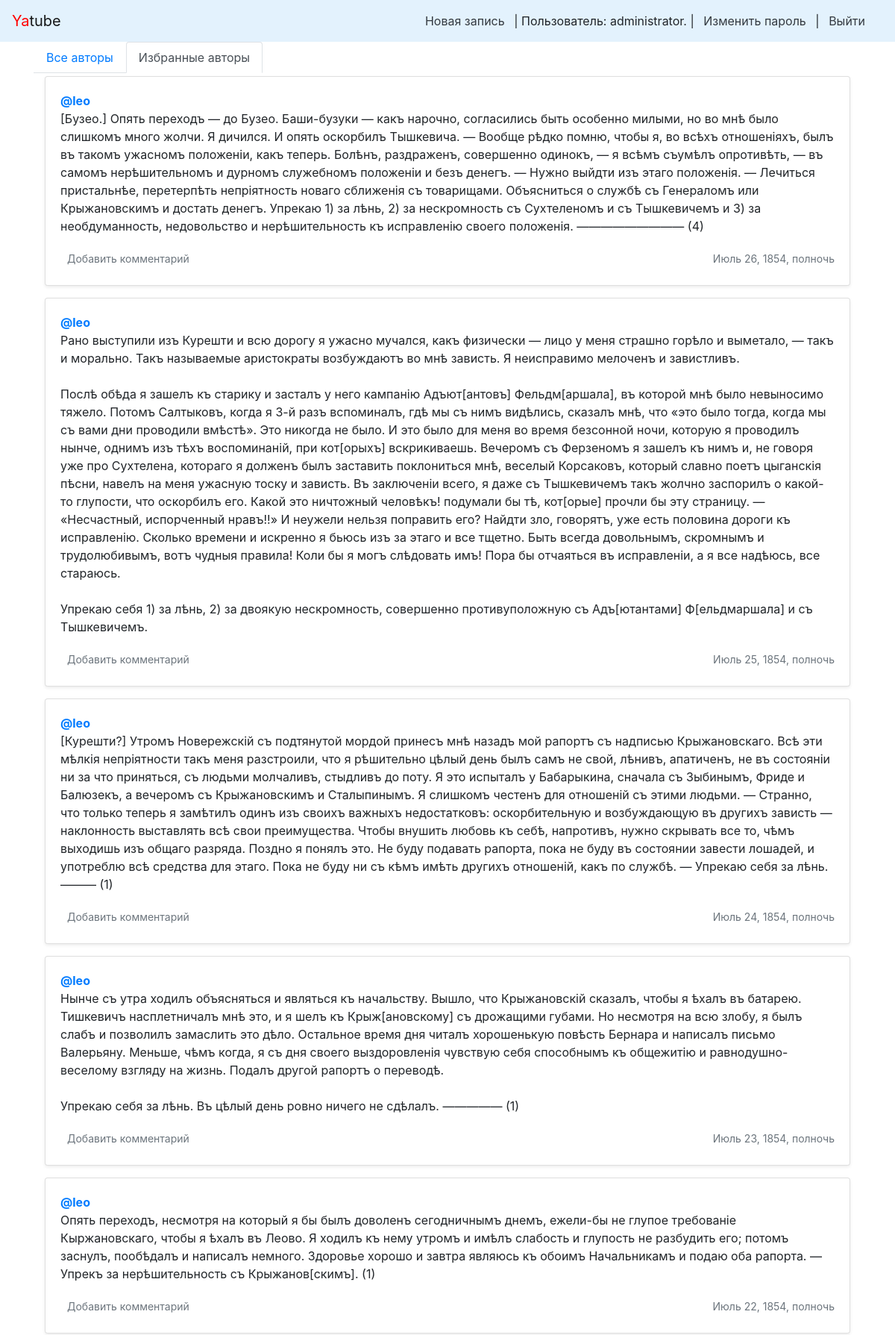
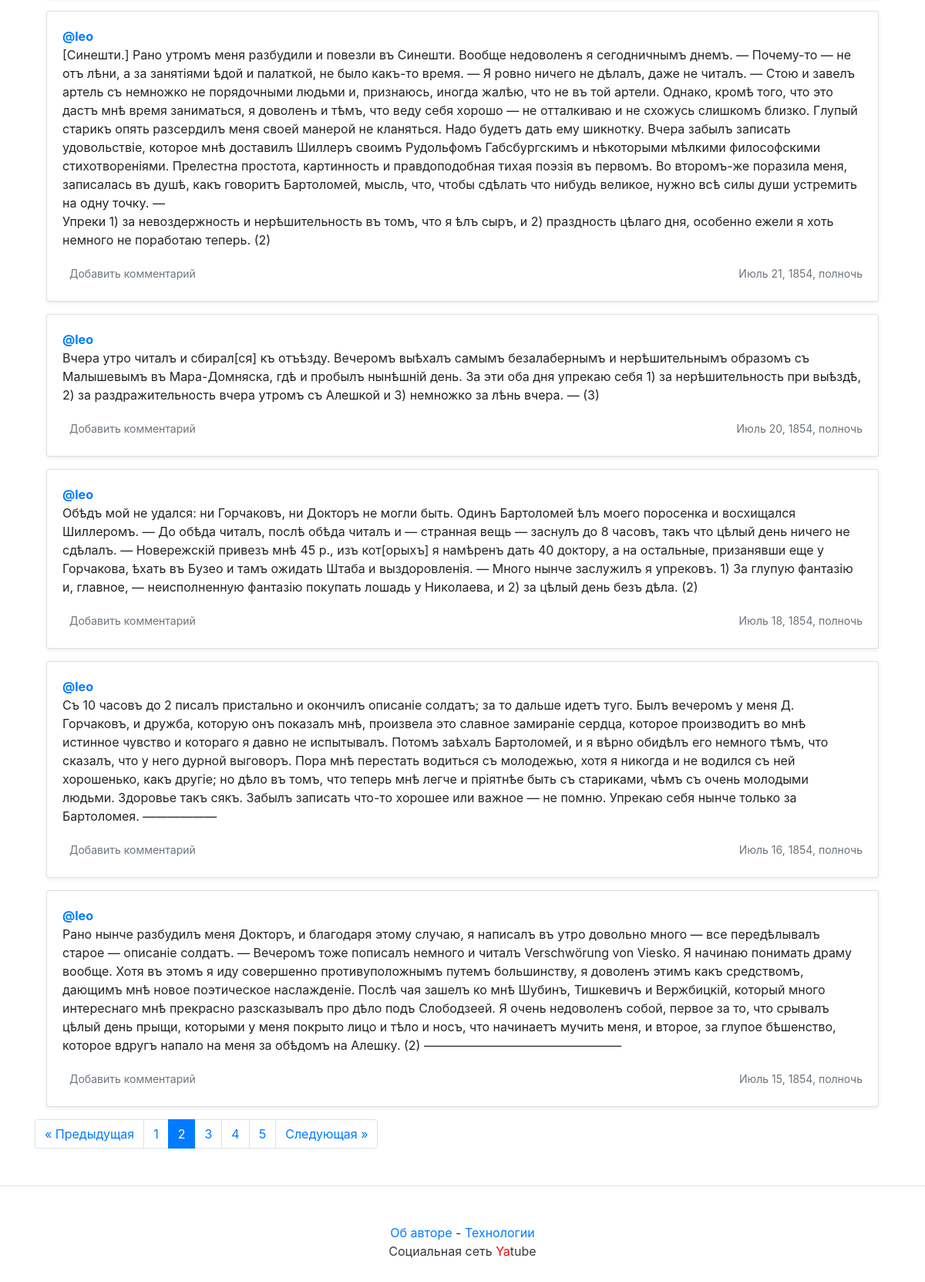
The page /follow/?page=2 (signed in) on the database its author committed (2 pictures, top to bottom).
### posts/models.py (models this page shows, shortened)
class Post(models.Model):
    text = models.TextField(verbose_name='Текст записи')
    pub_date = models.DateTimeField('Дата публикации', auto_now_add=True, db_index=True)
    author = models.ForeignKey(User, on_delete=models.CASCADE, related_name="posts")  # author_posts
    group = models.ForeignKey(Group, on_delete=models.CASCADE, related_name="posts",  # group_posts
                              blank=True, null=True, verbose_name='Группа')
    image = models.ImageField(upload_to='posts/', blank=True, null=True)

### posts/views.py (the view)
# urls.py: path("follow/", views.follow_index, name="follow_index"),
@login_required
def follow_index(request):
    profile = get_object_or_404(User, username=request.user)
    author_list_queryset = Follow.objects.filter(user=profile)
    author_list = [author_list_queryset[i].author.id for i in range(len(author_list_queryset))]
    following = User.objects.filter(username__in=author_list)
    post_list = Post.objects.filter(author__in=author_list).order_by('-pub_date')
    cnt_of_posts = post_list.count()
    paginator = Paginator(post_list, 10)
    page_number = request.GET.get('page')  # переменная в URL с номером запрошенной страницы
    page = paginator.get_page(page_number)
    context = {'page': page,
               'paginator': paginator,
               'cnt_of_posts': cnt_of_posts,
               'following': following,
               'profile': profile,
               }
    return render(request, "follow.html", context)

### templates/follow.html (shortened to what this page needs)
{% extends "base.html" %}
{% block content %}
    <div class="container">
           {% include "menu.html" with index=True %}
                {% if cnt_of_posts > 0 %}
                    {% for post in page %}
                        {% include "post_item.html" with post=post %}
                    {% endfor %}
                {% else %}
                    <h1>Вы ещё ни на кого не подписались!</h1>
                    <h5>(Или Авторы ничего не опубликовали)</h5>
                {% endif %}
    </div>
        {% if page.has_other_pages %}
            {% include "paginator.html" with items=page paginator=paginator%}
        {% endif %}
{% endblock %}

### templates/nav.html
<nav class="navbar navbar-light" style="background-color: #e3f2fd;">
    <a class="navbar-brand" href="/"><span style="color:red">Ya</span>tube</a>
    <nav class="my-2 my-md-0 mr-md-3">
        {% if user.is_authenticated %}
        <a class="p-2 text-dark" href="{% url 'new_post' %}">Новая запись</a> |
        Пользователь: {{ user.username }}. |
        <a class="p-2 text-dark" href="{% url 'password_change' %}">Изменить пароль</a> |
        <a class="p-2 text-dark" href="{% url 'logout' %}">Выйти</a>
        {% else %}
        <a class="p-2 text-dark" href="{% url 'login' %}">Войти</a> |
        <a class="p-2 text-dark" href="{% url 'signup' %}">Регистрация</a>
        {% endif %}
    </nav>
</nav>

### templates/post_item.html (shortened to what this page needs)
<div class="card mb-3 mt-1 shadow-sm">
    {% load thumbnail %}
    <div class="card-body">
        <p class="card-text">
            <a name="post_{{ post.id }}" href="{% url 'profile' post.author.username %}">
                <strong class="d-block text-gray-dark">@{{ post.author }}</strong>
            </a>
            {{ post.text|linebreaksbr }}
        </p>
        <div class="d-flex justify-content-between align-items-center">
            <div class="btn-group ">
                <a class="btn btn-sm text-muted" href="{% url 'post' post.author.username post.id %}" role="button">
                    {% if post.comments.exists %}
                    {{ post.comments.count }} комментариев
                    {% else%}
                    Добавить комментарий
                    {% endif %}
                </a>
            </div>
            <small class="text-muted">{{ post.pub_date }}</small>
        </div>
    </div>
</div>

### rows shown on the page
Post: author "leo", text "[Бузео.] Опять переходъ — до Бузео. Баши-бузуки — какъ нарочно, согласились быть особенно милыми, но во мнѣ было слишкомъ много жолчи. Я дичился. И опять оскорбилъ Тышкевича. — Вообще рѣдко помню, чтобы я, во всѣхъ отношеніяхъ, былъ въ такомъ ужасномъ положеніи, какъ теперь. Болѣнъ, раздраженъ, совершенно одинокъ, — я всѣмъ съумѣлъ опротивѣть, — въ самомъ нерѣшительномъ и дурномъ служебномъ положеніи и безъ денегъ. — Нужно выйдти изъ этаго положенія. — Лечиться пристальнѣе, перетерпѣть непріятность новаго сближенія съ товарищами. Объясниться о службѣ съ Генераломъ или Крыжановскимъ и достать денегъ. Упрекаю 1) за лѣнь, 2) за нескромность съ Сухтеленомъ и съ Тышкевичемъ и 3) за…", shows "Добавить комментарий", pub_date "Июль 26, 1854, полночь"
Post: author "leo", text "Рано выступили изъ Курешти и всю дорогу я ужасно мучался, какъ физически — лицо у меня страшно горѣло и выметало, — такъ и морально. Такъ называемые аристократы возбуждаютъ во мнѣ зависть. Я неисправимо мелоченъ и завистливъ. Послѣ обѣда я зашелъ къ старику и засталъ у него кампанію Адъют[антовъ] Фельдм[аршала], въ которой мнѣ было невыносимо тяжело. Потомъ Салтыковъ, когда я 3-й разъ вспоминалъ, гдѣ мы съ нимъ видѣлись, сказалъ мнѣ, что «это было тогда, когда мы съ вами дни проводили вмѣстѣ». Это никогда не было. И это было для меня во время безсонной ночи, которую я проводилъ нынче, однимъ изъ тѣхъ воспоминаній, при кот[орыхъ] вскрикиваешь. Вечеромъ съ Ферзеномъ я зашелъ къ нимъ и, не…", shows "Добавить комментарий", pub_date "Июль 25, 1854, полночь"
Post: author "leo", text "[Курешти?] Утромъ Новережскій съ подтянутой мордой принесъ мнѣ назадъ мой рапортъ съ надписью Крыжановскаго. Всѣ эти мѣлкія непріятности такъ меня разстроили, что я рѣшительно цѣлый день былъ самъ не свой, лѣнивъ, апатиченъ, не въ состояніи ни за что приняться, съ людьми молчаливъ, стыдливъ до поту. Я это испыталъ у Бабарыкина, сначала съ Зыбинымъ, Фриде и Балюзекъ, а вечеромъ съ Крыжановскимъ и Сталыпинымъ. Я слишкомъ честенъ для отношеній съ этими людьми. — Странно, что только теперь я замѣтилъ одинъ изъ своихъ важныхъ недостатковъ: оскорбительную и возбуждающую въ другихъ зависть — наклонность выставлять всѣ свои преимущества. Чтобы внушить любовь къ себѣ, напротивъ, нужно скрывать все…", shows "Добавить комментарий", pub_date "Июль 24, 1854, полночь"
Post: author "leo", text "Нынче съ утра ходилъ объясняться и являться къ начальству. Вышло, что Крыжановскій сказалъ, чтобы я ѣхалъ въ батарею. Тишкевичъ насплетничалъ мнѣ это, и я шелъ къ Крыж[ановскому] съ дрожащими губами. Но несмотря на всю злобу, я былъ слабъ и позволилъ замаслить это дѣло. Остальное время дня читалъ хорошенькую повѣсть Бернара и написалъ письмо Валерьяну. Меньше, чѣмъ когда, я съ дня своего выздоровленія чувствую себя способнымъ къ общежитію и равнодушно-веселому взгляду на жизнь. Подалъ другой рапортъ о переводѣ. Упрекаю себя за лѣнь. Въ цѣлый день ровно ничего не сдѣлалъ. ————— (1)", shows "Добавить комментарий", pub_date "Июль 23, 1854, полночь"
Post: author "leo", text "Опять переходъ, несмотря на который я бы былъ доволенъ сегодничнымъ днемъ, ежели-бы не глупое требованіе Кыржановскаго, чтобы я ѣхалъ въ Леово. Я ходилъ къ нему утромъ и имѣлъ слабость и глупость не разбудить его; потомъ заснулъ, пообѣдалъ и написалъ немного. Здоровье хорошо и завтра являюсь къ обоимъ Начальникамъ и подаю оба рапорта. — Упрекъ за нерѣшительность съ Крыжанов[скимъ]. (1)", shows "Добавить комментарий", pub_date "Июль 22, 1854, полночь"
Post: author "leo", text "[Синешти.] Рано утромъ меня разбудили и повезли въ Синешти. Вообще недоволенъ я сегодничнымъ днемъ. — Почему-то — не отъ лѣни, а за занятіями ѣдой и палаткой, не было какъ-тο время. — Я ровно ничего не дѣлалъ, даже не читалъ. — Стою и завелъ артель съ немножко не порядочными людьми и, признаюсь, иногда жалѣю, что не въ той артели. Однако, кромѣ того, что это дастъ мнѣ время заниматься, я доволенъ и тѣмъ, что веду себя хорошо — не отталкиваю и не схожусь слишкомъ близко. Глупый старикъ опять разсердилъ меня своей манерой не кланяться. Надо будетъ дать ему шикнотку. Вчера забылъ записать удовольствіе, которое мнѣ доставилъ Шиллеръ своимъ Рудольфомъ Габсбургскимъ и нѣкоторыми мѣлкими…", shows "Добавить комментарий", pub_date "Июль 21, 1854, полночь"
Post: author "leo", text "Вчера утро читалъ и сбирал[ся] къ отъѣзду. Вечеромъ выѣхалъ самымъ безалабернымъ и нерѣшительнымъ образомъ съ Малышевымъ въ Мара-Домняска, гдѣ и пробылъ нынѣшній день. За эти оба дня упрекаю себя 1) за нерѣшительность при выѣздѣ, 2) за раздражительность вчера утромъ съ Алешкой и 3) немножко за лѣнь вчера. — (3)", shows "Добавить комментарий", pub_date "Июль 20, 1854, полночь"
Post: author "leo", text "Обѣдъ мой не удался: ни Горчаковъ, ни Докторъ не могли быть. Одинъ Бартоломей ѣлъ моего поросенка и восхищался Шиллеромъ. — До обѣда читалъ, послѣ обѣда читалъ и — странная вещь — заснулъ до 8 часовъ, такъ что цѣлый день ничего не сдѣлалъ. — Новережскій привезъ мнѣ 45 р., изъ кот[орыхъ] я намѣренъ дать 40 доктору, а на остальные, призанявши еще у Горчакова, ѣхать въ Бузео и тамъ ожидать Штаба и выздоровленія. — Много нынче заслужилъ я упрековъ. 1) За глупую фантазію и, главное, — неисполненную фантазію покупать лошадь у Николаева, и 2) за цѣлый день безъ дѣла. (2)", shows "Добавить комментарий", pub_date "Июль 18, 1854, полночь"
Post: author "leo", text "Съ 10 часовъ до 2 писалъ пристально и окончилъ описаніе солдатъ; за то дальше идетъ туго. Былъ вечеромъ у меня Д. Горчаковъ, и дружба, которую онъ показалъ мнѣ, произвела это славное замираніе сердца, которое производитъ во мнѣ истинное чувство и котораго я давно не испытывалъ. Потомъ заѣхалъ Бартоломей, и я вѣрно обидѣлъ его немного тѣмъ, что сказалъ, что у него дурной выговоръ. Пора мнѣ перестать водиться съ молодежью, хотя я никогда и не водился съ ней хорошенько, какъ другіе; но дѣло въ томъ, что теперь мнѣ легче и пріятнѣе быть съ стариками, чѣмъ съ очень молодыми людьми. Здоровье такъ сякъ. Забылъ записать что-то хорошее или важное — не помню. Упрекаю себя нынче только за Бартоломея.…", shows "Добавить комментарий", pub_date "Июль 16, 1854, полночь"
Post: author "leo", text "Рано нынче разбудилъ меня Докторъ, и благодаря этому случаю, я написалъ въ утро довольно много — все передѣлывалъ старое — описаніе солдатъ. — Вечеромъ тоже пописалъ немного и читалъ Verschwörung von Viesko. Я начинаю понимать драму вообще. Хотя въ этомъ я иду совершенно противуположнымъ путемъ большинству, я доволенъ этимъ какъ средствомъ, дающимъ мнѣ новое поэтическое наслажденіе. Послѣ чая зашелъ ко мнѣ Шубинъ, Тишкевичъ и Вержбицкій, который много интереснаго мнѣ прекрасно разсказывалъ про дѣло подъ Слободзеей. Я очень недоволенъ собой, первое за то, что срывалъ цѣлый день прыщи, которыми у меня покрыто лицо и тѣло и носъ, что начинаетъ мучить меня, и второе, за глупое бѣшенство,…", shows "Добавить комментарий", pub_date "Июль 15, 1854, полночь"

### other values the page prints
{{ user.username }} "administrator"
{{ i }} "1" "3" "4" "5"
{{ i }} "2"
